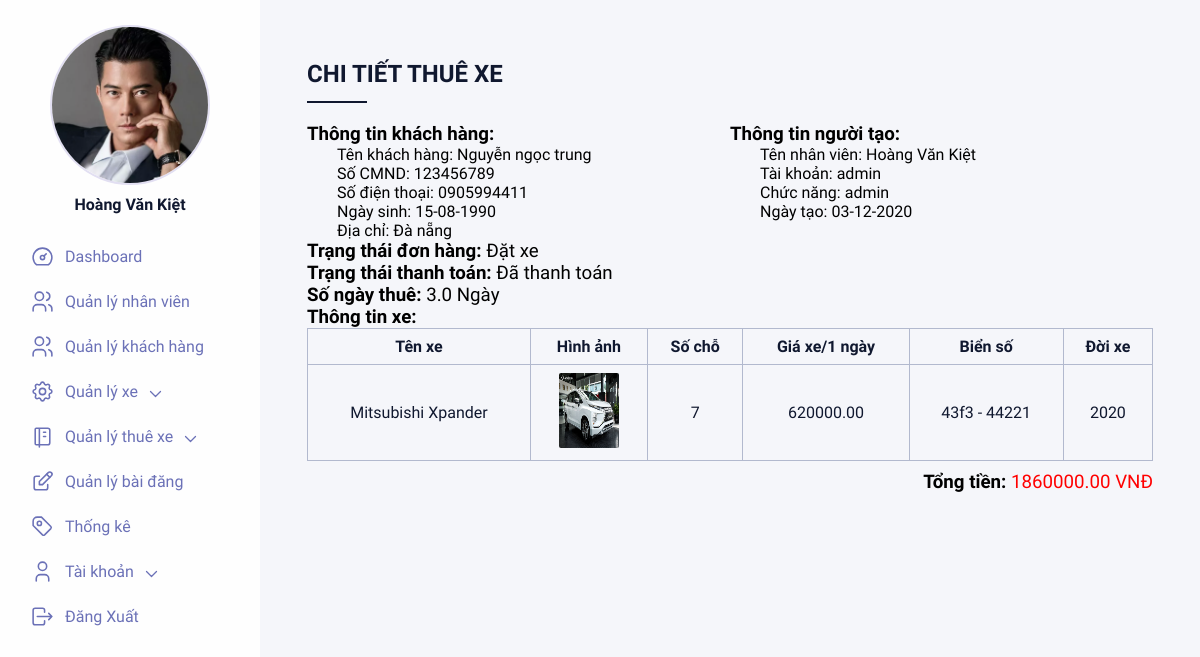
/Admin/details_order.php?Id=20 (signed in), run on the app's committed database.
### tables this page shows
CREATE TABLE `customers` (
  `Id` int(11) NOT NULL,
  `CustomerName` varchar(100) NOT NULL,
  `CustomerPhone` varchar(10) NOT NULL,
  `IdentityCard` varchar(9) NOT NULL,
  `Address` text NOT NULL,
  `Birthday` date NOT NULL,
  `Notes` text
);

CREATE TABLE `users` (
  `Id` int(11) NOT NULL,
  `UserName` varchar(100) NOT NULL,
  `Password` varchar(50) NOT NULL,
  `FullName` varchar(100) NOT NULL,
  `Phone` varchar(10) NOT NULL,
  `Address` text NOT NULL,
  `Birthday` date NOT NULL,
  `RoleName` varchar(30) NOT NULL,
  `Avatar` varchar(255) NOT NULL
);

CREATE TABLE `orders` (
  `Id` int(11) NOT NULL,
  `CreatedDate` date NOT NULL,
  `StatusOrder` varchar(50) NOT NULL,
  `StatusPayment` varchar(50) NOT NULL,
  `UserId` int(11) NOT NULL,
  `CustomerId` int(11) NOT NULL
);

CREATE TABLE `orderdetails` (
  `Id` int(11) NOT NULL,
  `OrderId` int(11) NOT NULL,
  `CarId` int(11) NOT NULL,
  `NumberDay` decimal(10,1) NOT NULL,
  `UnitPrice` decimal(10,2) NOT NULL
);

CREATE TABLE `cars` (
  `Id` int(11) NOT NULL,
  `CarName` varchar(100) NOT NULL,
  `Seat` int(11) NOT NULL,
  `Price` decimal(10,2) NOT NULL,
  `LicenseCar` varchar(30) NOT NULL,
  `CarImage` varchar(255) DEFAULT NULL,
  `YearCar` year(4) NOT NULL,
  `StatusCar` varchar(100) DEFAULT NULL,
  `Description` text,
  `BrandId` int(11) NOT NULL
);

CREATE TABLE `brands` (
  `Id` int(11) NOT NULL,
  `BrandName` varchar(50) NOT NULL,
  `Description` text
);

### Admin/details_order.php (the view, shortened to what this page needs)
<?php
require('connectDb.php');
$order = $conn->query("select * from orders where Id=" . $_GET['Id'])->fetch();
$cus = $conn->query("select * from customers where Id=" . $order['CustomerId'])->fetch();
$emp = $conn->query("select * from users where Id=" . $order['UserId'])->fetch();
$orderdetail = $conn->query("select * from orderdetails where OrderId=" . $_GET['Id'])->fetch();
$car = $conn->query("select c.CarName, c.CarImage, c.Seat, c.Price, c.LicenseCar, c.YearCar, c.StatusCar, b.BrandName
from cars c join brands b on c.BrandId = b.Id WHERE c.Id = " . $orderdetail['CarId'])->fetch();
?>
<!DOCTYPE html>
<html lang="en">
<head>
    <link rel="stylesheet" href="css/main.css">
</head>
<body>
    <div class="wrapper">
        <div class="container">
            <div class="dashboard">
                <div class="left">
                    <div class="left__content">
                        <?php include('leftmenu.php'); ?>
                    </div>
                </div>
                <div class="right">
                    <div class="right__content">
                        <div class="right__title">Chi tiết thuê xe</div>
                        <div class="right__table">
                            <div class="right__tableWrapper">
                                <div style="float: left; width: 50%;">
                                    <h3>Thông tin khách hàng:</h3>
                                    <div style="padding-left: 30px;">
                                        <ul style="list-style-type:circle">
                                            <li>Tên khách hàng: <?php echo $cus['CustomerName'] ?></li>
                                            <li>Số CMND: <?php echo $cus['IdentityCard'] ?></li>
                                            <li>Số điện thoại: <?php echo $cus['CustomerPhone'] ?></li>
                                            <li>Ngày sinh: <?php echo date("d-m-Y", strtotime($cus['Birthday'])) ?></li>
                                            <li>Địa chỉ: <?php echo $cus['Address'] ?></li>
                                        </ul>
                                    </div>
                                </div>
                                <div style="float: right; width: 50%;   ">
                                    <h3>Thông tin người tạo:</h3>
                                    <div style="padding-left: 30px;">
                                        <ul style="list-style-type:circle">
                                            <li>Tên nhân viên: <?php echo $emp['FullName'] ?></li>
                                            <li>Tài khoản: <?php echo $emp['UserName'] ?></li>
                                            <li>Chức năng: <?php echo $emp['RoleName'] ?></li>
                                            <li>Ngày tạo: <?php echo date("d-m-Y", strtotime($order['CreatedDate'])) ?></li>
                                        </ul>
                                    </div>
                                </div>
                                <br>
                                <div style="clear: left; font-size: 1.17em;">
                                    <label><b>Trạng thái đơn hàng: </b><?php echo $order['StatusOrder'] ?></label>
                                    <br>
                                    <label><b>Trạng thái thanh toán: </b><?php echo $order['StatusPayment'] ?></label>
                                    <br>
                                    <label><b>Số ngày thuê: </b><?php echo $orderdetail['NumberDay'] ?> Ngày</label>
                                </div>
                                <div>
                                    <h3>Thông tin xe:</h3>
                                    <table>
                                        <thead>
                                            <tr>
                                                <th>Tên xe</th>
                                                <th>Hình ảnh</th>
                                                <th>Số chỗ</th>
                                                <th>Giá xe/1 ngày</th>
                                                <th>Biển số</th>
                                                <th>Đời xe</th>
                                            </tr>
                                        </thead>
                                        <tbody>
                                            <tr>
                                                <td data-label="Tên"><?php echo $car['BrandName'] . ' ' . $car['CarName'] ?></td>
                                                <td data-label="Hình ảnh"><img width="60px" height="75px" src="<?php echo $car['CarImage'] ?>" alt=""></td>
                                                <td data-label="Số chỗ"><?php echo $car['Seat'] ?></td>
                                                <td data-label="Giá xe/1 ngày"><?php echo $car['Price'] ?></td>
                                                <td data-label="Biển số"><?php echo $car['LicenseCar'] ?></td>
                                                <td data-label="Đời xe"><?php echo $car['YearCar'] ?></td>
                                            </tr>
                                        </tbody>
                                    </table>
                                </div>
                                <div style="float: right; font-size: 1.17em;">
                                    <label><b>Tổng tiền: </b><label style="color: red;"><?php echo $orderdetail['UnitPrice'] ?> VNĐ</label></label>
                                </div>
                            </div>
                        </div>
                    </div>
                </div>
            </div>
        </div>
    </div>
</body>
</html>

### Admin/leftmenu.php (shortened to what this page needs)
<?php
$disDash = "";
$disEmp = "";
$disCus = "";
$disCar = "";
$disOrder = "";
$disPost = "";
$disDT = "";
if ($_SESSION['user']['RoleName'] == "admin") {
    $disDash = "list-item";
    $disEmp = "list-item";
    $disCus = "list-item";
    $disCar = "list-item";
    $disOrder = "list-item";
    $disPost = "list-item";
    $disDT = "list-item";
}
?>
<!DOCTYPE html>
<html lang="en">
<head>
</head>
<body>
    <div class="left__profile">
        <div class="left__image"><img src="<?php echo $_SESSION['user']['Avatar'] ?>" alt=""></div>
        <p class="left__name"><?php echo $_SESSION['user']['FullName'] ?></p>
    </div>
    <ul class="left__menu">
        <li class="left__menuItem" style="display: <?php echo $disDash ?>;">
            <a href="index.php" class="left__title"><img src="assets/icon-dashboard.svg" alt="">Dashboard</a>
        </li>
        <li class="left__menuItem" style="display: <?php echo $disEmp ?>;">
            <a href="show_emp.php" class="left__title"><img src="assets/icon-users.svg" alt="">Quản lý nhân viên</a>
        </li>
        <li class="left__menuItem" style="display: <?php echo $disCus ?>;">
            <a href="show_customer.php" class="left__title"><img src="assets/icon-users.svg" alt="">Quản lý khách hàng</a>
        </li>
        <li class="left__menuItem" style="display: <?php echo $disCar ?>;">
            <div class="left__title"><img src="assets/icon-settings.svg" alt="">Quản lý xe<img class="left__iconDown" src="assets/arrow-down.svg" alt=""></div>
        </li>
        <li class="left__menuItem" style="display: <?php echo $disOrder ?>;">
            <div class="left__title"><img src="assets/icon-book.svg" alt="">Quản lý thuê xe<img class="left__iconDown" src="assets/arrow-down.svg" alt=""></div>
        </li>
        <li class="left__menuItem" style="display: <?php echo $disPost ?>;">
            <a href="show_post.php" class="left__title"><img src="assets/icon-edit.svg" alt="">Quản lý bài đăng</a>
        </li>
        <li class="left__menuItem" style="display: <?php echo $disDT ?>;">
            <a href="report.php" class="left__title"><img src="assets/icon-tag.svg" alt="">Thống kê</a>
        </li>
        <li class="left__menuItem">
            <div class="left__title"><img src="assets/icon-user.svg" alt="">Tài khoản<img class="left__iconDown" src="assets/arrow-down.svg" alt=""></div>
        </li>
        <li class="left__menuItem">
            <a href="logout.php" class="left__title"><img src="assets/icon-logout.svg" alt="">Đăng Xuất</a>
        </li>
    </ul>
</body>
</html>

### Admin/css/main.css (style rules this page uses)
* { margin: 0; padding: 0; list-style: none; border: 0; -webkit-tap-highlight-color: transparent; text-decoration: none; color: inherit; box-sizing: border-box; }
body { font-family: "Muli", sans-serif; background-color: #e2dff2; }
.wrapper { display: grid; grid-template-columns: 1fr; justify-content: center; align-items: center; height: 100vh; box-sizing: border-box; }
.wrapper .container { width: 100%; max-width: 1440px; height: 100%; margin: 0 auto; transition: all 0.4s ease; overflow: hidden; }
.dashboard { display: flex; background: #f5f6fa; height: 100%; width: 100%; }
.left { background: #fefefe; width: 100%; max-width: 260px; display: flex; justify-content: flex-start; align-items: center; flex-direction: column; transition: all 0.6s 0.2s ease; z-index: 2; overflow-y: scroll; }
.left__content { width: calc(260px - 40px); padding-top: 25px; padding-bottom: 10px; }
.left__profile { display: flex; flex-direction: column; justify-content: center; align-items: center; transition: all 0.4s 0s ease; }
.left__image { width: 160px; height: 160px; border-radius: 100%; overflow: hidden; margin-bottom: 10px; border: solid 2px #e2dff2; cursor: pointer; transition: all 0.4s ease; }
.left__image img { width: 100%; }
.left__name { font-weight: bold; color: #10182f; }
.left__menu { display: flex; flex-direction: column; padding-top: 20px; user-select: none; }
.left__title { padding: 10px; font-size: 16px; border-radius: 4px; cursor: pointer; transition: all 0.2s ease; color: #6b71b7; display: flex; align-items: center; }
.left__title img { width: 25px; margin-right: 10px; }
.left__iconDown { margin-left: 5px; transition: all 0.4s ease; width: 20px; height: 20px; transform: translateY(2px); }
.right { width: 100%; height: 100%; overflow-y: scroll; }
.right__content { padding: 60px 5%; }
.right__title { color: #10182f; font-size: 24px; font-weight: bold; text-transform: uppercase; position: relative; padding-bottom: 15px; margin-bottom: 20px; }
.right__title:before { content: ""; position: absolute; width: 60px; height: 2px; background-color: #10182f; bottom: 0; }
.right table { border-collapse: collapse; width: 100%; margin-bottom: 10px; }
.right table td, .right table th { border: 1px solid #b2b9ce; text-align: left; padding: 8px; color: #10182f; }
.right table th { text-align: center; }
.right table td { text-align: center; }
.right table td img { width: 60px; border-radius: 2px; }

### data on the page
customers: CustomerName "Nguyễn ngọc trung", IdentityCard "123456789", CustomerPhone "0905994411", Birthday "15-08-1990", Address "Đà nẵng"
users: FullName "Hoàng Văn Kiệt", UserName "admin", RoleName "admin"
orders: CreatedDate "03-12-2020", StatusOrder "Đặt xe", StatusPayment "Đã thanh toán"
orderdetails: NumberDay "3.0", UnitPrice "1860000.00"
cars: BrandId.BrandName "Mitsubishi", CarName "Xpander", CarImage (picture), Seat "7", Price "620000.00", LicenseCar "43f3 - 44221", YearCar "2020"

### other printed values
$_SESSION['user']['FullName'] "Hoàng Văn Kiệt"
